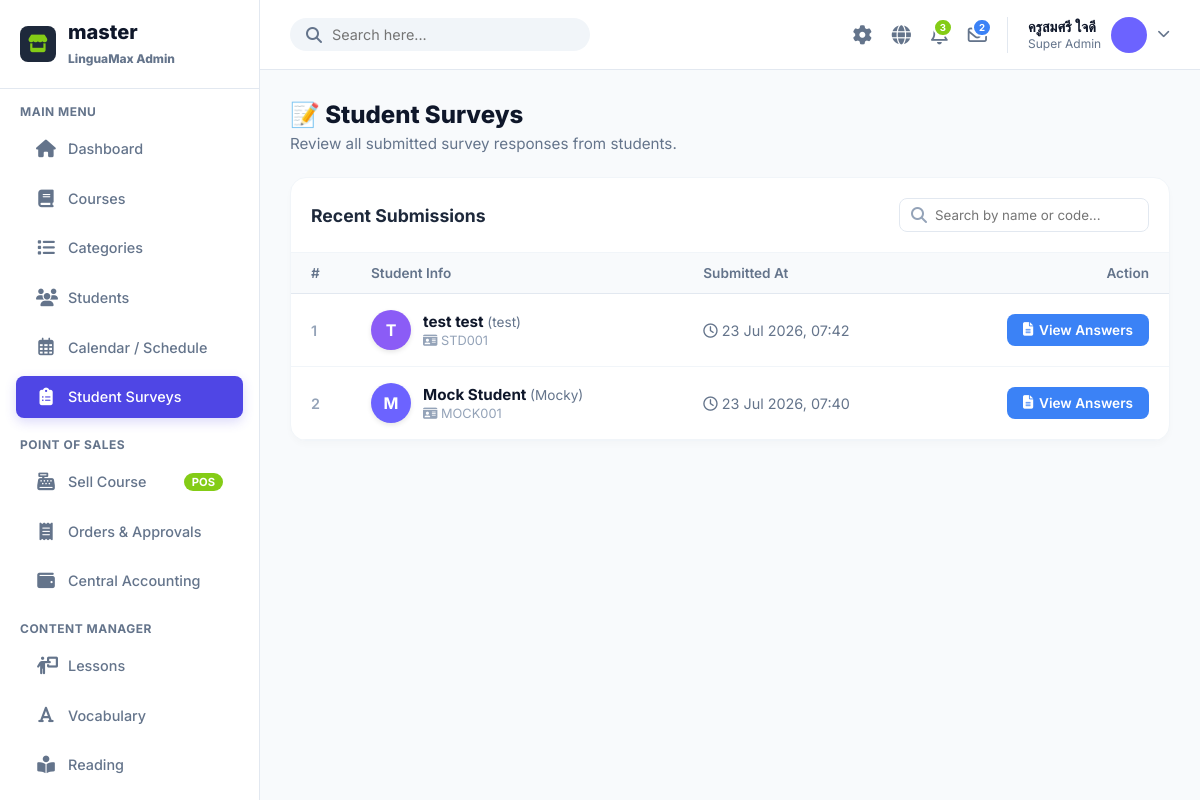
/admin/index.php?page=surveys (signed in), run on the app's committed database.
### tables this page shows
CREATE TABLE `users` (
  `id` int(11) NOT NULL AUTO_INCREMENT,
  `code` varchar(10) NOT NULL,
  `username` varchar(50) DEFAULT NULL,
  `password` varchar(255) DEFAULT NULL,
  `fname` varchar(100) NOT NULL,
  `lname` varchar(100) NOT NULL,
  `nickname` varchar(50) NOT NULL,
  `role` enum('student','admin') DEFAULT 'student',
  `level` enum('beginner','intermediate','advanced') DEFAULT 'beginner',
  `xp` int(11) DEFAULT 0,
  `coins` int(11) DEFAULT 0,
  `avatar_color` varchar(7) DEFAULT '#6C63FF',
  `created_at` timestamp NOT NULL DEFAULT current_timestamp(),
  `updated_at` timestamp NOT NULL DEFAULT current_timestamp() ON UPDATE current_timestamp(),
  `daily_xp_goal` int(11) DEFAULT 50,
  `sound_enabled` tinyint(1) DEFAULT 1,
  `notifications_enabled` tinyint(1) DEFAULT 1,
  `character_id` varchar(50) DEFAULT 'default',
  `profile_pic` varchar(255) DEFAULT NULL,
  PRIMARY KEY (`id`),
  UNIQUE KEY `code` (`code`)
);

CREATE TABLE `user_surveys` (
  `id` int(11) NOT NULL AUTO_INCREMENT,
  `user_id` int(11) NOT NULL,
  `answers_json` longtext NOT NULL CHECK (json_valid(`answers_json`)),
  `submitted_at` timestamp NOT NULL DEFAULT current_timestamp(),
  PRIMARY KEY (`id`),
  KEY `user_id` (`user_id`),
  CONSTRAINT `user_surveys_ibfk_1` FOREIGN KEY (`user_id`) REFERENCES `users` (`id`) ON DELETE CASCADE
);

### admin/page/surveys.php (the view, shortened to what this page needs)
<?php
try {
    $db->query("SELECT 1 FROM user_surveys LIMIT 1");
    $tableExists = true;
} catch (Exception $e) {
    $tableExists = false;
}
$results = [];
if ($tableExists) {
    $stmt = $db->query("
        SELECT s.*,
               u.fname, u.lname, u.nickname, u.code as student_code, u.avatar_color
        FROM user_surveys s
        JOIN users u ON s.user_id = u.id
        ORDER BY s.submitted_at DESC
        LIMIT 200
    ");
    $results = $stmt->fetchAll(PDO::FETCH_ASSOC);
}
?>
<div style="margin-bottom: 24px;">
    <h1 style="margin:0; font-size: 1.5rem; color: #0F172A; font-weight: 800;">📝 Student Surveys</h1>
    <p style="color: #64748B; margin-top: 5px; font-size: 0.95rem;">Review all submitted survey responses from students.</p>
</div>
<div class="survey-card">
    <div class="survey-header">
        <h2 class="survey-title">Recent Submissions</h2>
        <div class="search-box">
            <i class="fa-solid fa-magnifying-glass"></i>
            <input type="text" id="searchInput" placeholder="Search by name or code..." onkeyup="filterSurveys()">
        </div>
    </div>
    <div class="table-responsive">
        <table class="survey-table">
            <thead>
                <tr>
                    <th style="width: 60px;">#</th>
                    <th>Student Info</th>
                    <th>Submitted At</th>
                    <th style="text-align: right;">Action</th>
                </tr>
            </thead>
            <tbody id="surveyTableBody">
                <?php if(!$tableExists): ?>
                    <tr><td colspan="4" style="text-align: center; padding: 40px; color: #DC2626; font-weight: 600;"><i class="fa-solid fa-triangle-exclamation"></i> The user_surveys table does not exist in this database yet.</td></tr>
                <?php elseif(empty($results)): ?>
                    <tr><td colspan="4" style="text-align: center; padding: 40px; color: #94A3B8;"><i class="fa-solid fa-inbox" style="font-size: 2rem; margin-bottom: 10px; display: block; opacity: 0.5;"></i> No survey submissions found yet.</td></tr>
                <?php else: ?>
                    <?php $seq = 1; foreach($results as $r): ?>
                    <tr class="survey-row">
                        <td style="color: #94A3B8; font-weight: 600;"><?= $seq++ ?></td>
                        <td>
                            <div class="student-info">
                                <div class="avatar-circle" style="background: <?= htmlspecialchars($r['avatar_color'] ?? '#3B82F6') ?>;">
                                    <?= strtoupper(substr($r['fname'] ?? 'U', 0, 1)) ?>
                                </div>
                                <div>
                                    <div class="student-name">
                                        <?= htmlspecialchars(trim(($r['fname'] ?? '') . ' ' . ($r['lname'] ?? ''))) ?>
                                        <?php if(!empty($r['nickname'])): ?>
                                            <span class="student-nickname">(<?= htmlspecialchars($r['nickname']) ?>)</span>
                                        <?php endif; ?>
                                    </div>
                                    <div class="student-code"><i class="fa-solid fa-id-card"></i> <?= htmlspecialchars($r['student_code']) ?></div>
                                </div>
                            </div>
                        </td>
                        <td style="color: #64748B; font-size: 0.9rem;">
                            <i class="fa-regular fa-clock"></i> <?= date('d M Y, H:i', strtotime($r['submitted_at'])) ?>
                        </td>
                        <td style="text-align: right;">
                            <?php
                                $ans = $r['answers_json'] ? trim($r['answers_json']) : '{}';
                            ?>
                            <button class="btn-view"
                                    data-json="<?= htmlspecialchars($ans, ENT_QUOTES, 'UTF-8') ?>"
                                    data-name="<?= htmlspecialchars(trim(($r['fname'] ?? "") . ' ' . ($r['lname'] ?? "")), ENT_QUOTES, 'UTF-8') ?>"
                                    onclick="openSurvey(this)">
                                <i class="fa-solid fa-file-lines"></i> View Answers
                            </button>
                        </td>
                    </tr>
                    <?php endforeach; ?>
                <?php endif; ?>
            </tbody>
        </table>
    </div>
</div>

### admin/includes/topbar.php (shortened to what this page needs)
<?php
$stmt = $db->query("SELECT * FROM users WHERE role='admin' LIMIT 1");
$admin_profile = $stmt->fetch();
$admin_name = $admin_profile ? $admin_profile['fname'] . ' ' . $admin_profile['lname'] : 'Patricia Peter';
$admin_avatar = $admin_profile['avatar_color'] ?? '#64748B';
$stmt = $db->query("SELECT COUNT(*) FROM admin_notifications WHERE is_read=0");
$unread_notifs = $stmt->fetchColumn();
$stmt = $db->query("SELECT COUNT(*) FROM admin_messages WHERE is_read=0");
$unread_msgs = $stmt->fetchColumn();
?>
<div class="topbar">
    <form class="search-bar" action="" method="GET">
        <i class="fa-solid fa-magnifying-glass" onclick="this.parentNode.submit()" style="cursor:pointer;"></i>
        <input type="text" name="q" placeholder="Search here..." value="<?= htmlspecialchars($_GET['q'] ?? '') ?>" required>
    </form>
    <div class="topbar-actions">
        <div class="action-icon" id="themeToggle" onclick="toggleTheme()" title="Toggle Dark Mode">
            <i class="fa-solid fa-gear"></i>
        </div>
        <div class="action-icon dropdown-trigger" data-target="langDropdown" title="Change Language">
            <i class="fa-solid fa-globe"></i>
        </div>
        <div class="action-icon dropdown-trigger" data-target="notifDropdown" title="Notifications">
            <?php if($unread_notifs > 0): ?>
            <span class="action-badge" style="background:#84cc16; color:white;"><?= $unread_notifs ?></span>
            <?php endif; ?>
        </div>
        <div class="action-icon dropdown-trigger" data-target="msgDropdown" title="Messages">
            <?php if($unread_msgs > 0): ?>
            <span class="action-badge" style="background:#3B82F6; color:white;"><?= $unread_msgs ?></span>
            <?php endif; ?>
        </div>
        <div class="profile dropdown-trigger" data-target="profileDropdown" style="cursor:pointer;">
            <div class="profile-info">
                <span class="profile-name"><?= htmlspecialchars($admin_name) ?></span>
                <span class="profile-role">Super Admin</span>
            </div>
            <div class="profile-img" style="background:<?= $admin_avatar ?>;"></div>
            <i class="fa-solid fa-chevron-down" style="font-size:0.8rem; color:var(--text-muted);"></i>
        </div>
    </div>
</div>

### admin/asset/css/style.css (style rules this page uses)
:root { --primary: #4F46E5; --primary-light: #E0E7FF; --secondary: #10B981; --bg: #F8FAFC; --surface: #FFFFFF; --text-main: #0F172A; --text-muted: #64748B; --border: #E2E8F0; --sidebar-width: 260px; --topbar-height: 70px; }
* { box-sizing: border-box; margin: 0; padding: 0; font-family: 'Inter', 'Prompt', sans-serif; }
body { background: var(--bg); color: var(--text-main); display: flex; height: 100vh; overflow: hidden; }
.topbar { height: var(--topbar-height); background: var(--surface); border-bottom: 1px solid var(--border); display: flex; align-items: center; justify-content: space-between; padding: 0 30px; }
.search-bar { display: flex; align-items: center; background: #F1F5F9; border-radius: 20px; padding: 8px 16px; width: 300px; }
.search-bar i { color: var(--text-muted); margin-right: 10px; }
.search-bar input { border: none; background: transparent; outline: none; width: 100%; font-size: 0.9rem; color: var(--text-main); }
.topbar-actions { display: flex; align-items: center; gap: 20px; }
.action-icon { color: var(--text-muted); font-size: 1.2rem; cursor: pointer; position: relative; }
.action-badge { position: absolute; top: -5px; right: -5px; background: #84CC16; color: white; font-size: 0.6rem; padding: 2px 5px; border-radius: 10px; font-weight: 700; border: 2px solid white; }
.profile { display: flex; align-items: center; gap: 10px; cursor: pointer; border-left: 1px solid var(--border); padding-left: 20px; }
.profile-img { width: 36px; height: 36px; border-radius: 50%; background: #CBD5E1; }
.profile-info { display: flex; flex-direction: column; }
.profile-name { font-weight: 600; font-size: 0.9rem; }
.profile-role { font-size: 0.75rem; color: var(--text-muted); }
table { width: 100%; border-collapse: collapse; }
th, td { padding: 16px 12px; text-align: left; border-bottom: 1px solid var(--border); font-size: 0.9rem; }
th { color: var(--text-muted); font-weight: 600; border-bottom: 2px solid var(--border); }
.dropdown-trigger { position: relative; cursor: pointer; }

### admin/page/surveys.php (style rules this page uses)
.table-responsive { width: 100%; overflow-x: auto; }
.survey-card { background: white; border-radius: 16px; box-shadow: 0 4px 6px rgba(0,0,0,0.02); overflow: hidden; border: 1px solid #F1F5F9; }
.survey-header { padding: 20px; border-bottom: 1px solid #F1F5F9; display: flex; justify-content: space-between; align-items: center; }
.survey-title { font-size: 1.1rem; font-weight: 700; color: #1E293B; margin: 0; }
.search-box { position: relative; width: 250px; }
.search-box i { position: absolute; left: 12px; top: 50%; transform: translateY(-50%); color: #94A3B8; }
.search-box input { width: 100%; padding: 8px 12px 8px 35px; border: 1px solid #E2E8F0; border-radius: 8px; outline: none; transition: 0.2s; }
.survey-table { width: 100%; border-collapse: collapse; }
.survey-table th { text-align: left; padding: 12px 20px; font-weight: 600; color: #64748B; font-size: 0.85rem; background: #F8FAFC; border-bottom: 1px solid #E2E8F0; }
.survey-table td { padding: 16px 20px; border-bottom: 1px solid #F1F5F9; vertical-align: middle; }
.student-info { display: flex; align-items: center; gap: 12px; }
.avatar-circle { width: 40px; height: 40px; border-radius: 50%; display: flex; align-items: center; justify-content: center; color: white; font-weight: 700; font-size: 1rem; box-shadow: 0 2px 5px rgba(0,0,0,0.1); }
.student-name { font-weight: 700; color: #0F172A; font-size: 0.95rem; }
.student-nickname { color: #64748B; font-weight: 400; font-size: 0.85rem; }
.student-code { font-size: 0.8rem; color: #94A3B8; margin-top: 2px; }
.btn-view { background: #3B82F6; color: white; border: none; padding: 8px 16px; border-radius: 8px; font-weight: 600; cursor: pointer; transition: 0.2s; font-size: 0.85rem; display: inline-flex; align-items: center; gap: 6px; }

### data on the page
users: admin_name "ครูสมศรี ใจดี"
user_surveys: user.fname "T", user.lname "test test", user.nickname "test", user.code "STD001", submitted_at "23 Jul 2026, 07:42"
user_surveys: user.fname "M", user.lname "Mock Student", user.nickname "Mocky", user.code "MOCK001", submitted_at "23 Jul 2026, 07:40"

### other printed values
$unread_notifs "3"
$unread_msgs "2"
